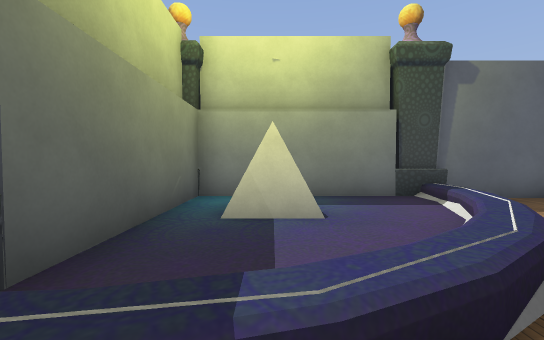
View 1 (above)

24 first-person views from a walk through a Godot game level. The camera is 1.5 m above the floor, tilts 2° down and sees 90° across. The floor is counted in squares, 1.89 m on a side. Each view is taken from the middle of a square. On the plan, view 1 faces up. The plan holds only what a view shows up to about 10 squares ahead; the rest is blank. The place goes on beyond the plan. Some surface patterns are stand-ins.

View 2
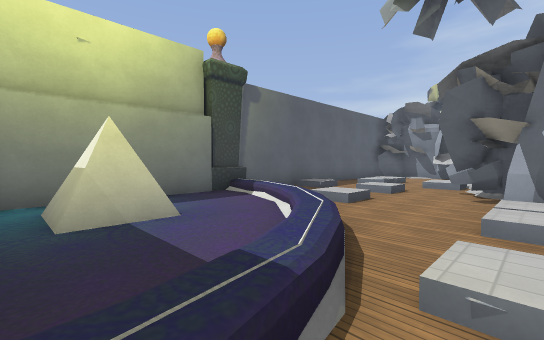

View 3
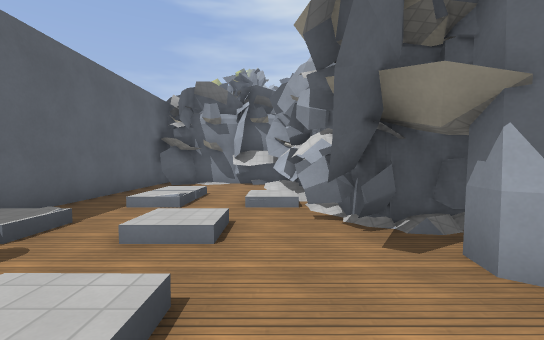

View 4
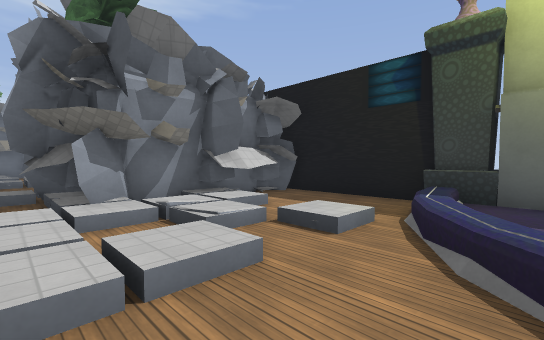

View 5
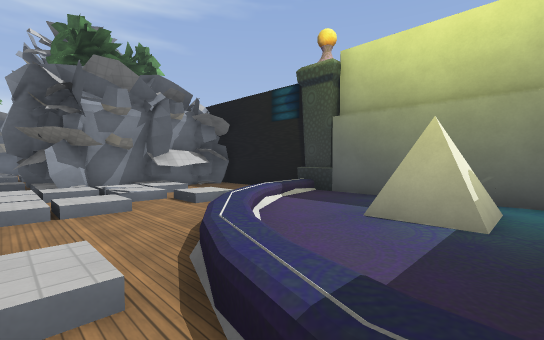

View 6
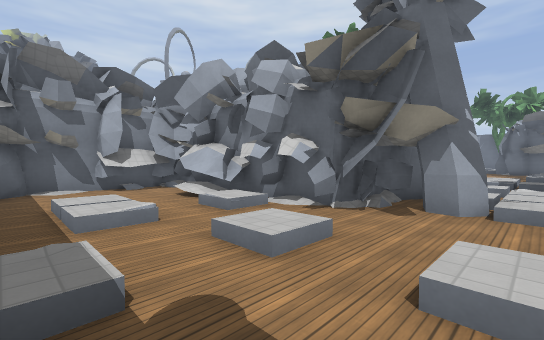

View 7
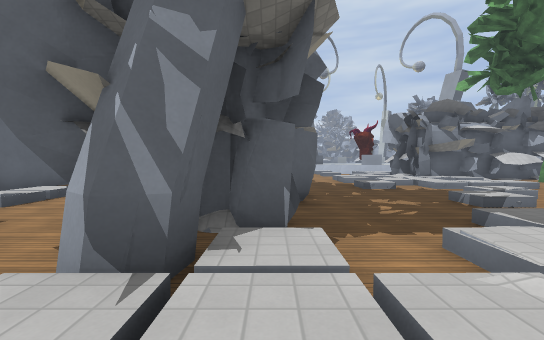

View 8
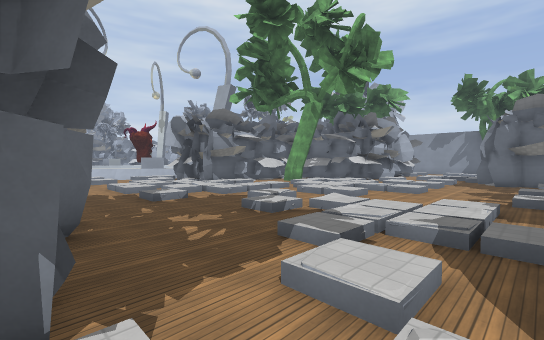

View 9
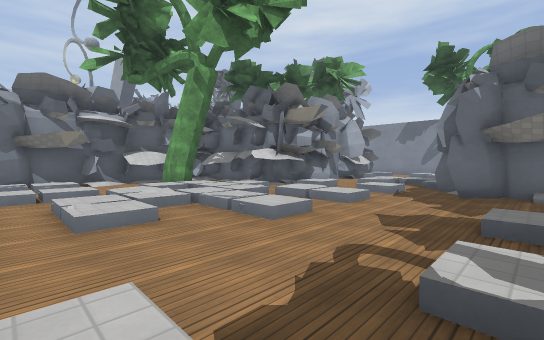

View 10
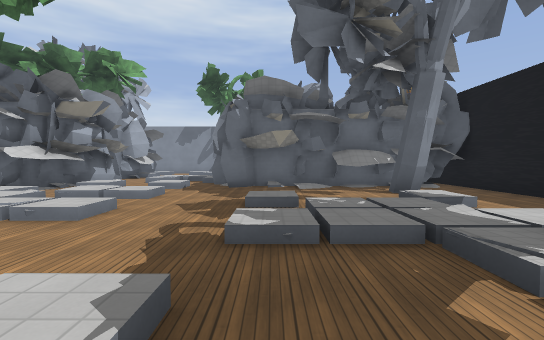

View 11
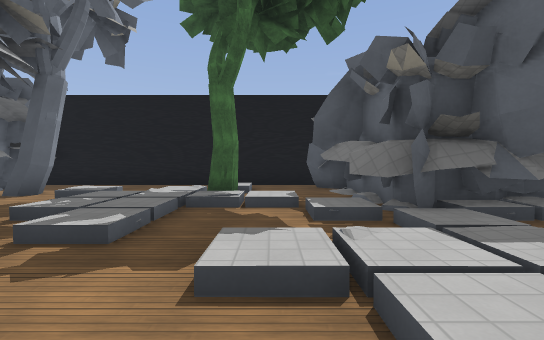

View 12
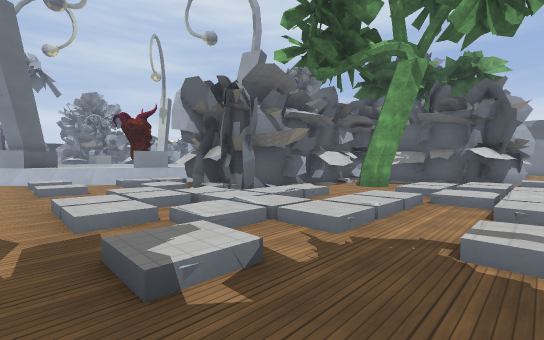

View 13
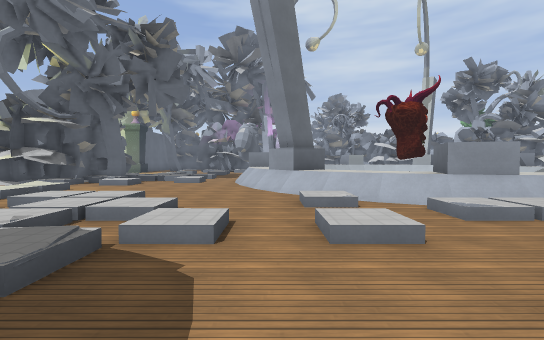

View 14
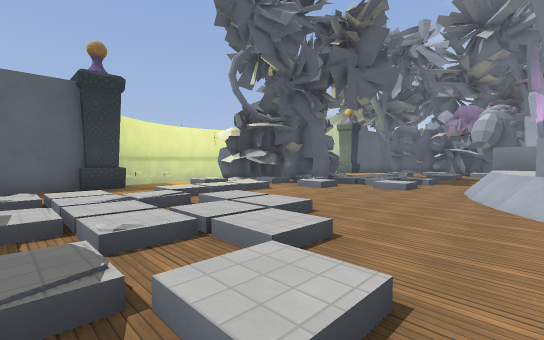

View 15
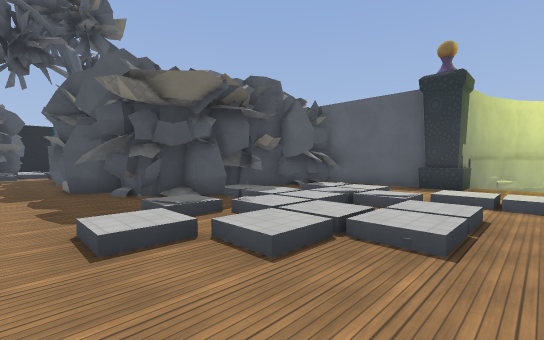

View 16
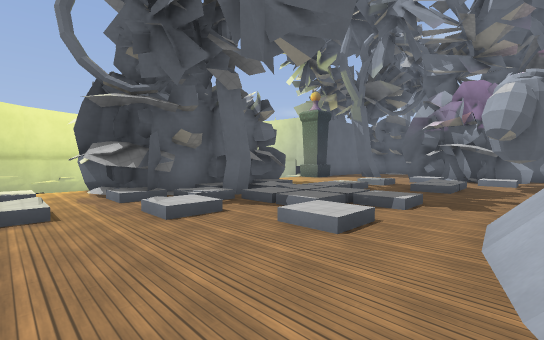

View 17
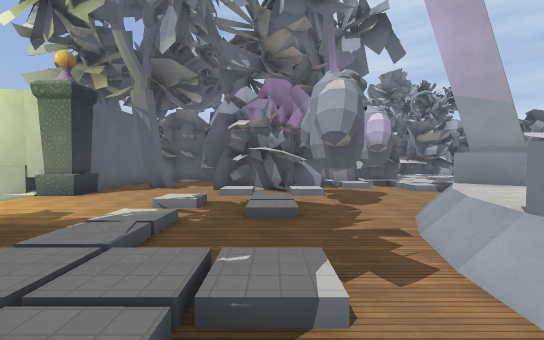

View 18
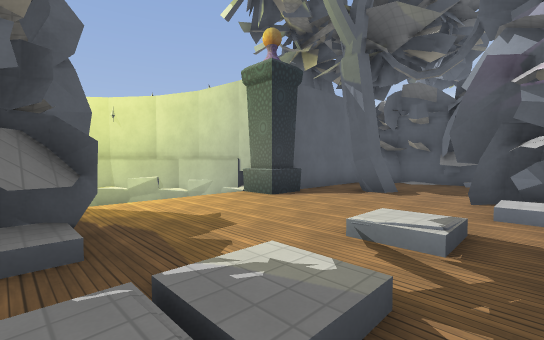

View 19
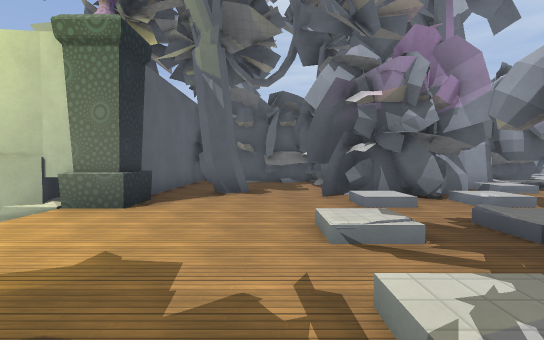

View 20
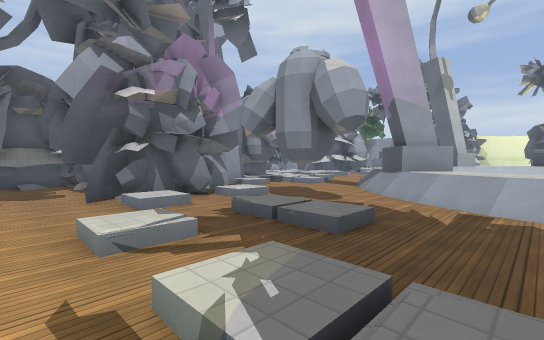

View 21
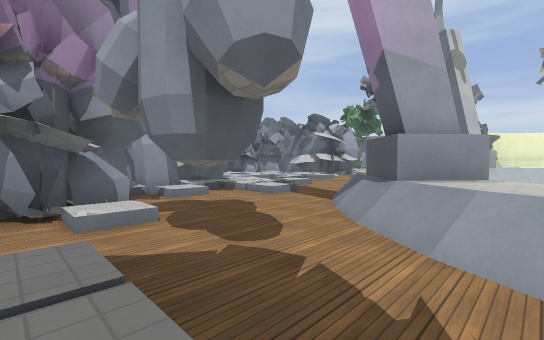

View 22
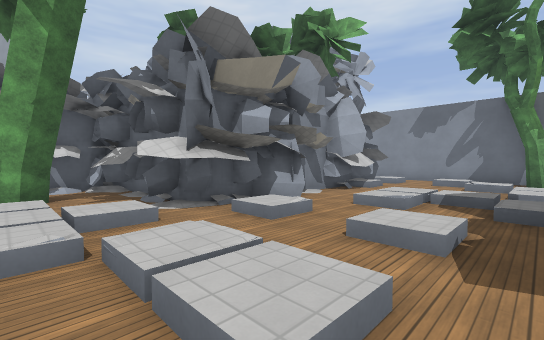

View 23
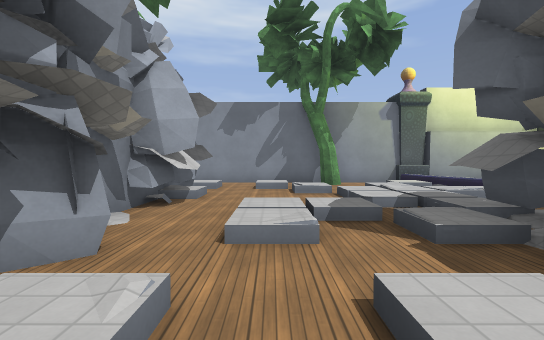

View 24
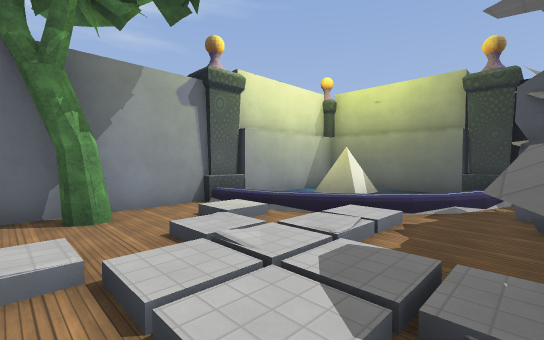

### Floor plan
Key: @ floor where view 1 was taken; # wall or solid block; . main floor; : floor 0.25 m higher than the main floor; / step, stairs or slope; = window, fence, low wall or low ledge; ^ raised ledge; v drop or lower ground; T tree.
Columns run from 2 left of view 1 to 37 right of it. Each row starts with its distance up from view 1.
 10                      #v         v#
  9                      v           ##
  8                     #v           v#
  7                     #/           /#
  6 #^^^^##########  ####../.#    ....######
  5 ^^^^^^..:.....#### ....:.### #.........#
  4 ^^#^^^....::...### ...  .#.###......#..#
  3 ^^^^^^:.:.....###.::.:::..:.:..........#
  2 ^^^^^.....://.###..::....:.::::.:..#..##
  1 #^^.....##########::.:.....::.....:#####
  0 #.@:.::##     ###..:::....:.:..::..# #
 -1 #...:.::#########.:.:.............:#.#
 -2 #..::::............:.....=^##^...#...#
 -3 ######.:...............##^^^ ^^^....###
 -4      #..:....:.::..:.:=^#    ^^##...###
 -5  #####:::.:...:.::.../^^=      #^=.:::#
 -6 ##.. #.:::.:.::::.:.:=^          ^..:::
 -7 #...:..:.....:.:### :##           =.:
 -8 # :T:.....::.:.:#   .^             ..
 -9 #  ::::....::...#
-10 #.  ::...:::.:..#
-11 #..:..:....:::.T#              =
-12 #........::.:...#             v^
-13 #..#........#.####            ^
-14 ########.:.:###
-15       ##....#
-16        #:.:..
-17    ##  ^.::..#
-18 # ^^...::...##
-19 ^  ^^::::...#
-20 ^^^ ^..:.:..#
-21 ^^#^ ^:...:.:
-22   ^^ ^..T...
-23 #^^^^#########

Where each view was taken, in squares from view 1:
view 1: 0 up, 0 right, facing up
view 2: 0 up, 1 left, facing up-right
view 3: 2 up, 3 right, facing right
view 4: 2 up, 4 right, facing down-left
view 5: 5 up, 4 right, facing down-left
view 6: 5 up, 4 right, facing down-right
view 7: 1 down, 3 right, facing right
view 8: 1 down, 4 right, facing down-right
view 9: 7 down, 4 right, facing down-right
view 10: 6 down, 4 right, facing down
view 11: 7 down, 7 right, facing left
view 12: 3 down, 9 right, facing down-right
view 13: 3 down, 14 right, facing right
view 14: 3 down, 16 right, facing up-right
view 15: 3 down, 20 right, facing up-left
view 16: 2 down, 21 right, facing up-right
view 17: 0 up, 24 right, facing right
view 18: 1 up, 27 right, facing up-right
view 19: 3 up, 27 right, facing right
view 20: 3 up, 27 right, facing down-right
view 21: 0 up, 28 right, facing down-right
view 22: 11 down, 6 right, facing down-right
view 23: 13 down, 8 right, facing down
view 24: 17 down, 7 right, facing down-left
